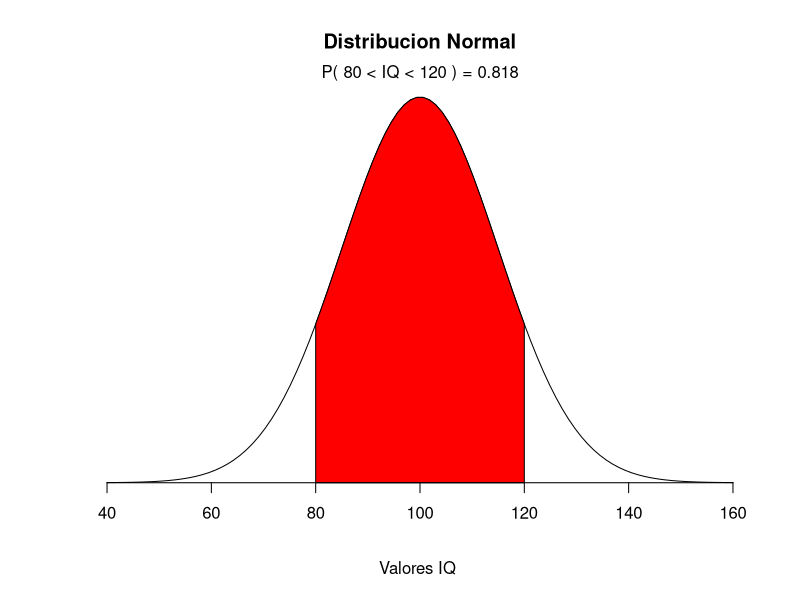

Write R code to recreate this figure.
## ---- chunk 1
mean=100; sd=15
lb=80; ub=120

x <- seq(-4,4,length=100)*sd + mean
hx <- dnorm(x,mean,sd)
hx
#Ponemos las labels
plot(x, hx, type="n", xlab="Valores IQ ", ylab="",
     main="Distribucion Normal", axes=FALSE)

i <- x >= lb & x <= ub
lines(x, hx)
polygon(c(lb,x[i],ub), c(0,hx[i],0), col="red")

area <- pnorm(ub, mean, sd) - pnorm(lb, mean, sd)
result <- paste("P(",lb,"< IQ <",ub,") =",
                signif(area, digits=3))
mtext(result,3)
axis(1, at=seq(40, 160, 20), pos=0) 
